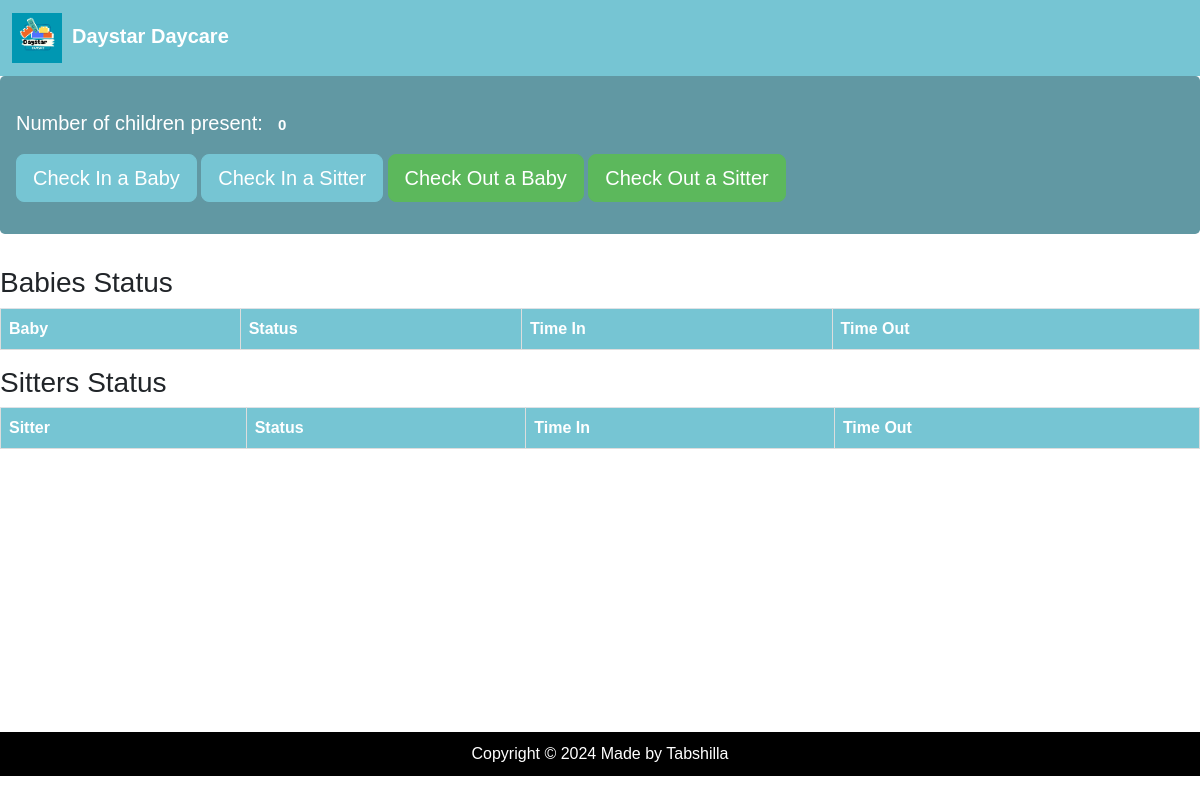
/trial/, run on an earlier commit of the app's database.
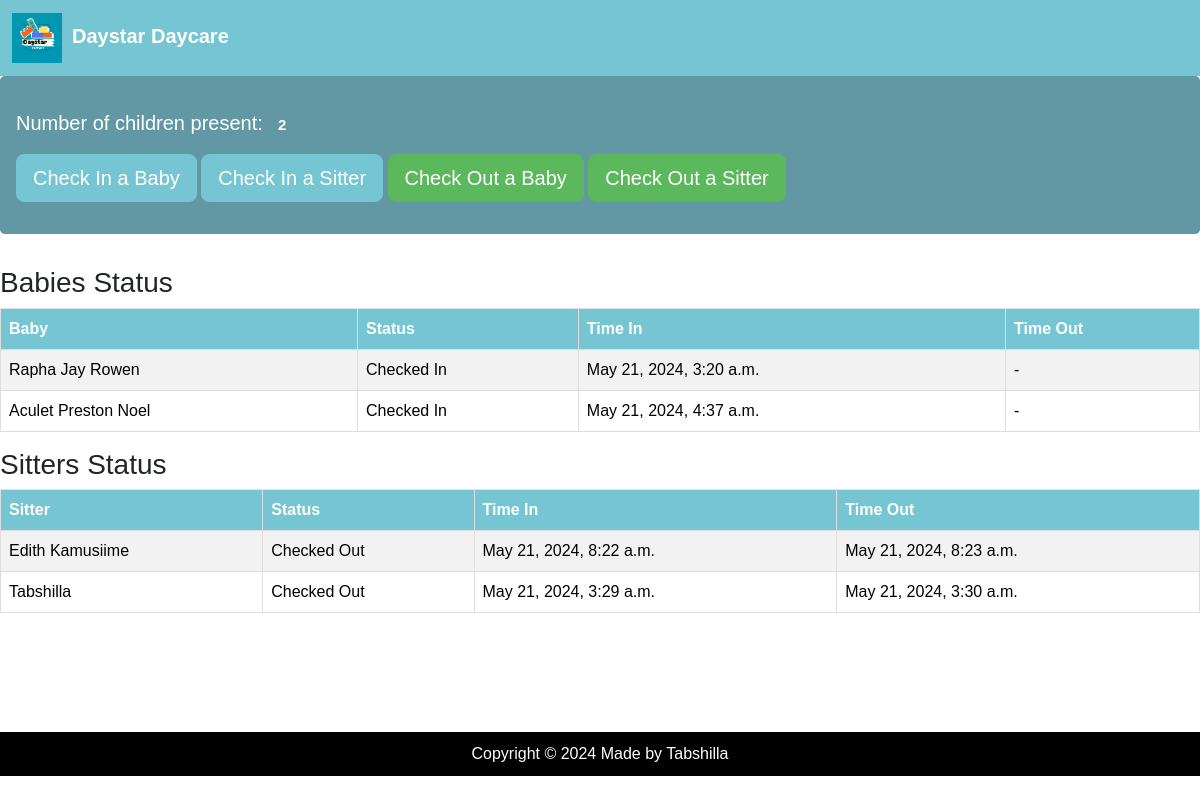
And on a later commit of the database.
### DaystarApp/models.py (models this page shows, shortened)
class BabyReg(models.Model):
    B_name = models.CharField(max_length=100,null=True, blank=True)
    age = models.CharField(max_length=100,null=True, blank=True)
    gender = models.CharField(choices=[('female', 'female'),('male','male')], max_length=100, null=False)
    location = models.CharField(max_length=100,null=True,)
    mothers_name = models.CharField(max_length=100, null=True, blank=True)
    fathers_name = models.CharField(max_length=100, null=True, blank=True)
    mothers_phone = models.IntegerField(null=True, blank=True)
    fathers_phone = models.IntegerField(null=True, blank=True)
    B_number = models.IntegerField(null=True, blank=True)

class BabyAttendance(models.Model):
    B_name = models.ForeignKey(BabyReg, on_delete=models.CASCADE,null=True, blank=True)
    c_stay = models.ForeignKey(Categorystay, on_delete=models.CASCADE,null=True, blank=True)
    brought_by = models.CharField(max_length=100, null=True, blank=True)
    timeIn = models.DateTimeField(auto_now_add=True)
    timeOut = models.DateTimeField(null=True,blank=True)
    assignSitter = models.ForeignKey(Sitter, on_delete=models.CASCADE, null=True, blank=True)

class Sitter(models.Model):
    RELIGION_CHOICES = (
        ('Christian', 'Christian'),
        ('Muslim', 'Muslim'),
        ('Other', 'Other'),
    )
    EDUCATION_LEVEL_CHOICES = (
        ('Primary', 'Primary'),
        ('Secondary', 'Secondary'),
        ('University', 'University'),
    )
    S_name = models.CharField(max_length=200,null=True,blank=True)
    gender = models.CharField(choices=[('female', 'female'),('male','male')], max_length=100, null=False)
    dob = models.DateTimeField()
    location = models.CharField(max_length=200, default="Kabalaga")
    next_of_kin = models.CharField(max_length=200)
    recommenders_name = models.CharField(max_length=200)
    religion = models.CharField(max_length=100, choices=RELIGION_CHOICES, blank=True)
    NIN = models.CharField(max_length=30, unique=True)
    education_level = models.CharField(max_length=200, choices=EDUCATION_LEVEL_CHOICES)
    sitter_number = models.CharField(max_length=200, unique=True)
    contact = models.IntegerField(null= True)

class SitterAttendance(models.Model):
    S_name = models.ForeignKey(Sitter, on_delete=models.CASCADE,null=True, blank=True)
    assign_baby =  models.ForeignKey(BabyReg, on_delete=models.CASCADE,null=True, blank=True)
    timeIn = models.DateTimeField(auto_now_add=True)
    timeOut = models.DateTimeField(null=True,blank=True)

### DaystarApp/views.py (the view)
# urls.py: path('trial/', views.trial, name='trial'),
def trial(request):
    baby_attendance_today = BabyAttendance.objects.filter(timeIn__date=timezone.now().date())
    children_present = baby_attendance_today.count()
    babies_status = []
    for attendance in baby_attendance_today:
        status = 'Checked In' if attendance.timeOut is None else 'Checked Out'
        babies_status.append({
            'baby': attendance.B_name.B_name,
            'status': status,
            'timeIn': attendance.timeIn,
            'timeOut': attendance.timeOut,
        })
    sitter_attendance_today = SitterAttendance.objects.filter(timeIn__date=timezone.now().date())
    sitters_present = sitter_attendance_today.count()
    sitters_status = []
    for attendance in sitter_attendance_today:
        status = 'Checked In' if attendance.timeOut is None else 'Checked Out'
        sitters_status.append({
            'sitter': attendance.S_name.S_name,
            'status': status,
            'timeIn': attendance.timeIn,
            'timeOut': attendance.timeOut,
        })
    context = {
        'children_present': children_present,
        'babies_status': babies_status,
        'sitters_status': sitters_status,
        'sitters_present': sitters_present,
    }
    return render(request, 'DaystarApp/trial.html', context)

### DaystarApp/templates/DaystarApp/trial.html (shortened to what this page needs)
{% extends 'DaystarApp/base.html' %}
{% block content %}
<div class="jumbotron">
    <p class="lead">Number of children present: <span class="badge badge-primary">{{ children_present }}</span></p>
    <a class="btn btn-secondary btn-lg" href="{% url 'baby_checkin' %}" role="button">Check In a Baby</a>
    <a class="btn btn-secondary btn-lg" href="{% url 'sitter_checkin' %}" role="button">Check In a Sitter</a>
    <a class="btn btn-success btn-lg" href="{% url 'baby_checkout' %}" role="button">Check Out a Baby</a>
    <a class="btn btn-success btn-lg" href="{% url 'sitter_checkout' %}" role="button">Check Out a Sitter</a>
</div>
<h3>Babies Status</h3>
<table class="table table-striped">
    <thead>
        <tr>
            <th>Baby</th>
            <th>Status</th>
            <th>Time In</th>
            <th>Time Out</th>
        </tr>
    </thead>
    <tbody>
        {% for status in babies_status %}
        <tr>
            <td>{{ status.baby }}</td>
            <td>{{ status.status }}</td>
            <td>{{ status.timeIn }}</td>
            <td>{{ status.timeOut|default:"-" }}</td>
        </tr>
        {% endfor %}
    </tbody>
</table>
<h3>Sitters Status</h3>
<table class="table table-striped">
    <thead>
        <tr>
            <th>Sitter</th>
            <th>Status</th>
            <th>Time In</th>
            <th>Time Out</th>
        </tr>
    </thead>
    <tbody>
        {% for status in sitters_status %}
        <tr>
            <td>{{ status.sitter }}</td>
            <td>{{ status.status }}</td>
            <td>{{ status.timeIn }}</td>
            <td>{{ status.timeOut|default:"-" }}</td>
        </tr>
        {% endfor %}
    </tbody>
</table>
{% endblock %}

What changed in the data, as far as the page shows it:
now on this page (row unchanged): BabyReg: baby "Rapha Jay Rowen"
added BabyAttendance: timeIn "May 21, 2024, 3:20 a.m."
now on this page (row unchanged): BabyReg: baby "Aculet Preston Noel"
added BabyAttendance: timeIn "May 21, 2024, 4:37 a.m."
now on this page (row unchanged): Sitter: sitter "Edith Kamusiime"
added SitterAttendance: timeIn "May 21, 2024, 8:22 a.m.", timeOut "May 21, 2024, 8:23 a.m."
now on this page (row unchanged): Sitter: sitter "Tabshilla"
added SitterAttendance: timeIn "May 21, 2024, 3:29 a.m.", timeOut "May 21, 2024, 3:30 a.m."
Also different on the page:
{{ children_present }}: "0" → "2"
new list line: "Checked In -"
new list line: "Checked Out"
